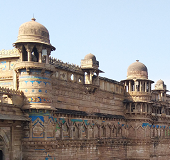
#> input picture Files used as input/img20.bmp, 170 x 160 px, found by its file name
$ python C7_4_Classical_noise_removal_methods.py
#> lines starting #> are read from the running program, lines starting #| are printed output that depends on the picture
### Chapter 09/my_package/my_functions.py
#======================================================================
# Purpose : creating custom functions for usage
#======================================================================

import matplotlib.pyplot as plt
import cv2
import numpy as np

# Function my_imshow is used to display image using matplotlib method and is
# usually used with subplots

def my_imshow(input_image,str='',ax='Nothing Passed'):
    if ax=='Nothing Passed':
        fig1,ax1=plt.subplots()
        fig1.show()
        if input_image.ndim==3:
            plt.imshow(cv2.cvtColor(input_image, cv2.COLOR_BGR2RGB))
        else:
            plt.imshow(cv2.cvtColor(input_image, cv2.COLOR_GRAY2RGB))
        plt.axis("off")
        plt.gca().set_title(str)
        return fig1,ax1
    else:
        if input_image.ndim==3:
            ax.imshow(cv2.cvtColor(input_image, cv2.COLOR_BGR2RGB))
        else:
            ax.imshow(cv2.cvtColor(input_image, cv2.COLOR_GRAY2RGB))
        ax.axis("off")
        ax.set_title(str)

# Function norm_uint8 defined below,
# Normalises and convert to uint8 an input_image and return the same, usually
# used while displaying a grayscale image which has been converted to float32
# during processing

def norm_uint8(input_image):
    input_image=input_image-np.min(input_image)
    input_image=255*input_image/np.max(input_image)
    input_image=np.uint8(input_image)
    return input_image


### Chapter 07/C7_4_Classical_noise_removal_methods.py
#======================================================================
# PURPOSE : Learning Classical Noise Removal Methods
#======================================================================
import cv2,matplotlib.pyplot as plt, numpy as np
from skimage.util import random_noise
import my_package.my_functions as mf # This is a user defined package and ...
# one may find the details related to its contents and usage in section XXX

#----------------------------------------------------------------------
#   Importing and normalising the image to the range [0,1]
#----------------------------------------------------------------------
input_img=np.float64(cv2.imread('img20.bmp',0))
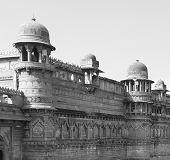
#> input_img: shape (160, 170) float64; min 0, max 255, mean 150.9
img=input_img/255
# Pixel values above are normalised to range 0 to 1
# This is the requirement of 'random_noise' function imported above

#----------------------------------------------------------------------
#      Choosing noise to be added and adding noise
#----------------------------------------------------------------------
method_name='Gaussian'
noisy_img = random_noise(img, mode='Gaussian',mean=0,var=.01,clip=False)
# clip=False in above line because if it were true, the noise will be
# a mixture of Gaussian and Salt-and-Pepper Noise
noisy_img=mf.norm_uint8(noisy_img)
noisy_img[np.where(noisy_img==0)]=1
#> noisy_img: shape (160, 170); min 1, max 255, mean 137.8
noisy_img=np.float64(noisy_img)

#----------------------------------------------------------------------
#      Choosing the neighborhood size for processing
#----------------------------------------------------------------------
filter_size=3 # Keep this odd
half_filter_size=(filter_size-1)/2

#----------------------------------------------------------------------
#      Arithmetic Mean Filtering
#----------------------------------------------------------------------
output_img_Arithmetic=np.float64(np.zeros_like(input_img))
# Above is an array of same size as input_img filled with all zeros
r,c=np.shape(output_img_Arithmetic)
#> r = 160; c = 170
for i in np.arange(half_filter_size,r-half_filter_size,1):
    for j in np.arange(half_filter_size,c-half_filter_size,1):
        output_img_Arithmetic[np.int16(i),np.int16(j)]=np.average(\
        noisy_img[np.int16(i-half_filter_size):\
        np.int16(i+half_filter_size+1),\
        np.int16(j-half_filter_size):\
        np.int16(j+half_filter_size+1)])
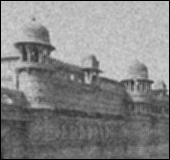
#> output_img_Arithmetic: shape (160, 170) float64; min 0, max 215, mean 134.3

#----------------------------------------------------------------------
#      Geometric Mean Filtering
#----------------------------------------------------------------------
output_img_Geometric=np.float64(np.zeros_like(input_img)) # array of same size as input_img
# filled with all zeros
r,c=np.shape(output_img_Geometric)
for i in np.arange(half_filter_size,r-half_filter_size,1):
    for j in np.arange(half_filter_size,c-half_filter_size,1):
        output_img_Geometric[np.int16(i),np.int16(j)]=np.prod(\
        noisy_img[np.int16(i-half_filter_size):\
        np.int16(i+half_filter_size+1),\
        np.int16(j-half_filter_size):\
        np.int16(j+half_filter_size+1)])
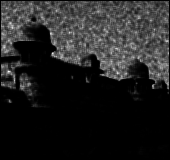
#> output_img_Geometric: shape (160, 170) float64; min 0, max 9.63e+20, mean 1.3e+20; drawn with min black and max white
output_img_Geometric=np.power(output_img_Geometric,1/(filter_size**2))

#----------------------------------------------------------------------
#      Harmonic Mean Filtering
#----------------------------------------------------------------------
output_img_Harmonic=np.float32(np.zeros_like(input_img)) # array of same size as input_img
# filled with all zeros
r,c=np.shape(output_img_Harmonic)
for i in np.arange(half_filter_size,r-half_filter_size,1):
    for j in np.arange(half_filter_size,c-half_filter_size,1):
        output_img_Harmonic[np.int16(i),np.int16(j)]=np.sum(\
        1/noisy_img[np.int16(i-half_filter_size):\
        np.int16(i+half_filter_size+1),\
        np.int16(j-half_filter_size):\
        np.int16(j+half_filter_size+1)])
output_img_Harmonic[np.where(output_img_Harmonic==0)]=1
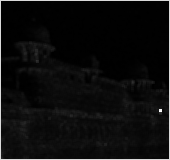
#> output_img_Harmonic: shape (160, 170) float32; min 0.042, max 1.17, mean 0.1; drawn with min black and max white
output_img_Harmonic=(filter_size**2)/output_img_Harmonic

#----------------------------------------------------------------------
#      Contraharmonic Mean Filtering
#----------------------------------------------------------------------
Q=5 # Order of contraharmonic filter
output_img_Contraharmonic=np.zeros_like(input_img) # array of same size as input_img
# filled with all zeros
r,c=np.shape(output_img_Contraharmonic)
noisy_img=np.float32(noisy_img)
for i in np.arange(half_filter_size,r-half_filter_size,1):
    for j in np.arange(half_filter_size,c-half_filter_size,1):
        output_img_Contraharmonic[np.int16(i),np.int16(j)]=np.sum(\
        np.power(noisy_img[np.int16(i-half_filter_size):\
        np.int16(i+half_filter_size+1),\
        np.int16(j-half_filter_size):\
        np.int16(j+half_filter_size+1)],Q+1))/\
        np.sum(\
        np.power(noisy_img[np.int16(i-half_filter_size):\
        np.int16(i+half_filter_size+1),\
        np.int16(j-half_filter_size):\
        np.int16(j+half_filter_size+1)],Q))
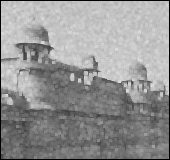
#> output_img_Contraharmonic: shape (160, 170) float64; min 0, max 229.6, mean 148.7
#----------------------------------------------------------------------
#      Displaying the results
#----------------------------------------------------------------------
fig,ax=plt.subplots(2,3)
fig.show()
mf.my_imshow(mf.norm_uint8(input_img),'(a) Grayscale image',ax[0,0])
mf.my_imshow(mf.norm_uint8(noisy_img),'(b) Noisy image ('+str(method_name)+')',ax[0,1])
mf.my_imshow(mf.norm_uint8(output_img_Arithmetic),'(c) Arithmetic mean filtered',ax[0,2])
mf.my_imshow(mf.norm_uint8(output_img_Geometric),'(d) Geometric mean filtered',ax[1,0])
mf.my_imshow(mf.norm_uint8(output_img_Harmonic),'(e) Harmonic mean filtered',ax[1,1])
mf.my_imshow(mf.norm_uint8(output_img_Contraharmonic),'(f) Contraharmonic mean filtered',ax[1,2])
#> in norm_uint8 (call 7), `input_image=255*input_image/np.max(input_image)`:
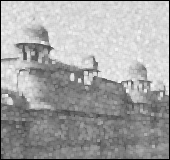
#> input_image: shape (160, 170) float64; min 0, max 255, mean 165.1

plt.show()
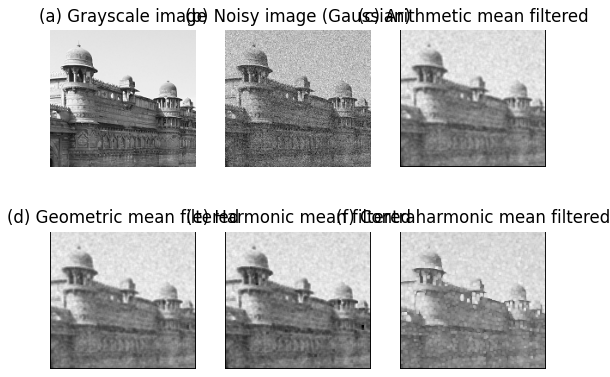
#> figure drawn by matplotlib, 6 panels
print("Completed Successfully ...")

$ run again, with Files used as input/img11.bmp copied over Files used as input/img20.bmp
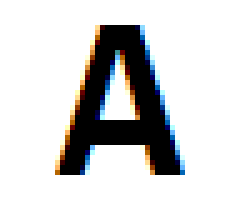
#> input picture Files used as input/img11.bmp, 49 x 42 px, found by its file name (shown 5 times larger)
#> `output_img_Harmonic[np.where(output_img_Harmonic==0)]=1`:
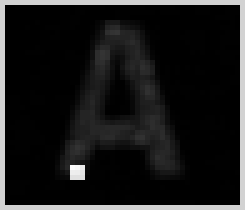
#> output_img_Harmonic: shape (42, 49) float32 (shown 5 times larger); min 0.0424, max 1.2, mean 0.161; drawn with min black and max white
#> in norm_uint8 (call 7), `input_image=255*input_image/np.max(input_image)`:
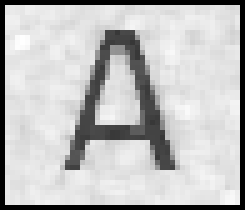
#> input_image: shape (42, 49) float64 (shown 5 times larger); min 0, max 255, mean 191.5
